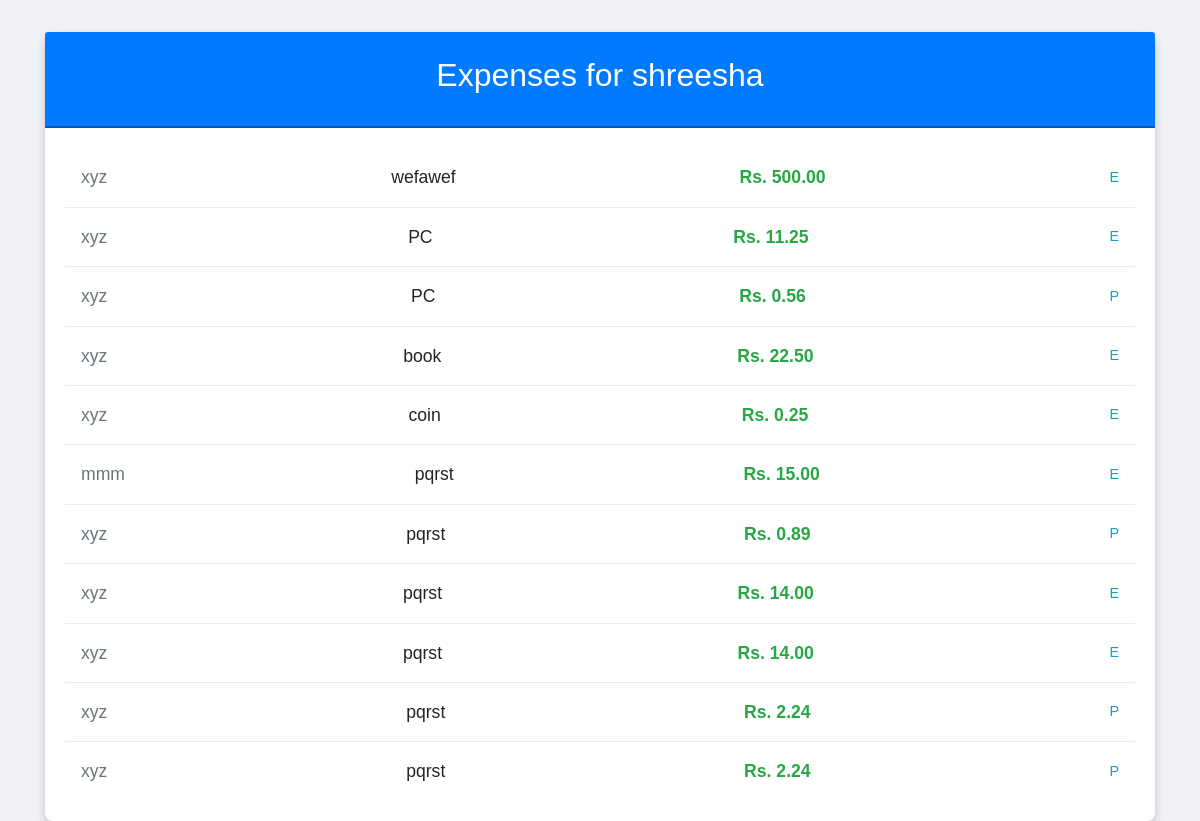
/show_expense/ (signed in), run on the app's committed database.
### expenses/models.py (models this page shows)
class ExpenseSplit(models.Model):
    expense = models.ForeignKey(Expense, on_delete=models.CASCADE)
    user = models.ForeignKey(User, on_delete=models.CASCADE)
    amount = models.DecimalField(max_digits=10, decimal_places=2)

class Expense(models.Model):
    SPLIT_METHOD =[
        ('E','Equal'),
        ('P','Percentage'),
        ('C','Custom')
    ]
    amount_spent=models.DecimalField(max_digits=10,decimal_places=2)
    description=models.CharField(max_length=100, null=True, blank=True)
    date_incurred=models.DateField()
    paid_by=models.ForeignKey(User,on_delete=models.CASCADE)
    group=models.ForeignKey(Group,on_delete=models.CASCADE)
    split_method=models.CharField(max_length=1,choices=SPLIT_METHOD,default='E')

class Group(models.Model):
    name=models.CharField(max_length=60)
    members=models.ManyToManyField(User, related_name="group_members")

### expenses/views.py (the view)
# urls.py: path('show_expense/', views.show_expense, name='show_expense'),
def show_expense(request):
    splits = ExpenseSplit.objects.filter(user=request.user)
    return render(request, 'equal_expense.html', {'splits':splits})

### templates/equal_expense.html (shortened to what this page needs)
<!doctype html>
<html lang="en">
<head>
    <link rel="stylesheet" href="https://cdn.jsdelivr.net/npm/bootstrap@4.5.2/dist/css/bootstrap.min.css">
</head>
<body>
    <div class="container">
        <div class="card">
            <div class="card-header text-center">
                <h2>Expenses for {{ request.user }}</h2>
            </div>
            <div class="card-body">
                <ul class="list-group">
                    {% for split in splits %}
                        <li class="list-group-item d-flex justify-content-between align-items-center">
                            <span class="text-muted">{{ split.expense.group.name }}</span>
                            <span>{{ split.expense.description }}</span>
                            <span class="amount">Rs. {{ split.amount }}</span>
                            <span class="text-info">{{ split.expense.split_method }}</span>
                        </li>
                    {% endfor %}
                </ul>
            </div>
        </div>
    </div>
</body>
</html>

### templates/equal_expense.html (style rules this page uses)
body { background-color: #f0f2f5; font-family: Arial, sans-serif; }
.card { border: none; border-radius: 0.5rem; box-shadow: 0 4px 8px rgba(0,0,0,0.2); margin-top: 2rem; background: #ffffff; }
.card-header { background-color: #007bff; color: #ffffff; font-size: 1.5rem; padding: 1.5rem; border-bottom: 2px solid #0056b3; }
.list-group-item { border: none; border-bottom: 1px solid #e9ecef; font-size: 1.1rem; padding: 1rem; transition: background-color 0.2s ease-in-out; }
.list-group-item:last-child { border-bottom: none; }
.list-group-item .amount { font-weight: bold; color: #28a745; }
.list-group-item .text-info { font-size: 0.9rem; color: #17a2b8; }

### data on the page
ExpenseSplit: expense.group.name "xyz", expense.description "wefawef", amount "500.00", expense.split_method "E"
ExpenseSplit: expense.group.name "xyz", expense.description "PC", amount "11.25", expense.split_method "E"
ExpenseSplit: expense.group.name "xyz", expense.description "PC", amount "0.56", expense.split_method "P"
ExpenseSplit: expense.group.name "xyz", expense.description "book", amount "22.50", expense.split_method "E"
ExpenseSplit: expense.group.name "xyz", expense.description "coin", amount "0.25", expense.split_method "E"
ExpenseSplit: expense.group.name "mmm", expense.description "pqrst", amount "15.00", expense.split_method "E"
ExpenseSplit: expense.group.name "xyz", expense.description "pqrst", amount "0.89", expense.split_method "P"
ExpenseSplit: expense.group.name "xyz", expense.description "pqrst", amount "14.00", expense.split_method "E"
ExpenseSplit: expense.group.name "xyz", expense.description "pqrst", amount "14.00", expense.split_method "E"
ExpenseSplit: expense.group.name "xyz", expense.description "pqrst", amount "2.24", expense.split_method "P"
ExpenseSplit: expense.group.name "xyz", expense.description "pqrst", amount "2.24", expense.split_method "P"

### other printed values
{{ request.user }} "shreesha"
